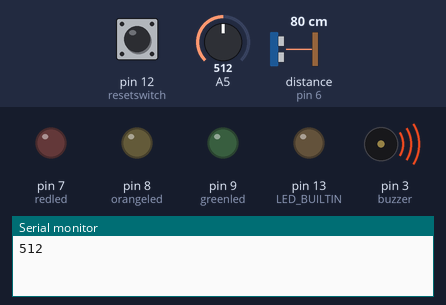
Bench run of a sketch on a simulated Arduino Uno, built with avr-gcc and run on an emulated ATmega328P. On the bench: output pins drawn as LEDs (lit = HIGH), buzzer (waves = sounding), the last lines printed to the serial monitor. Wiring (inferred from the names in the program): ultrasonic range finder: trigger pin 5; echo pin 6. Inputs (shaded band) come from the test bench; at power-on: A5 = 512, distance to the obstacle (sensor on pin 6) 80 cm, pin 12 (resetswitch) LOW. The echo pulse lasts 58.3 µs per cm; WiFi joins after 1.5 s; servers stay silent unless stated; pins used as bus, display or sensor lines are not drawn.

Above: at 3.0 s.
3.1 s: A5 set to 415
17.1 s: A5 set to 391
At 27.9 s:
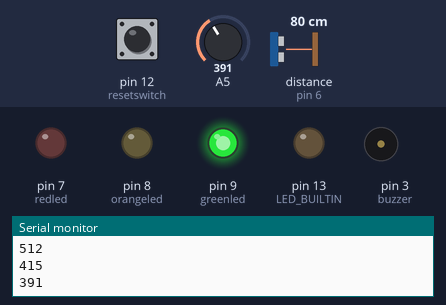
28.5 s: distance to the obstacle (sensor on pin 6) set to 27 cm
38.6 s: distance to the obstacle (sensor on pin 6) set to 23 cm
At 49.0 s:
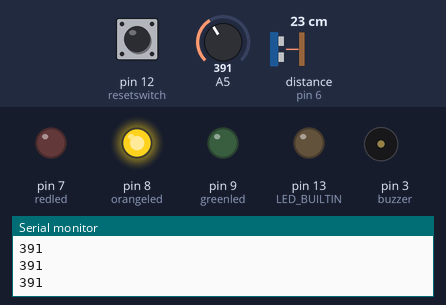
49.3 s: A5 set to 410
At 59.1 s:
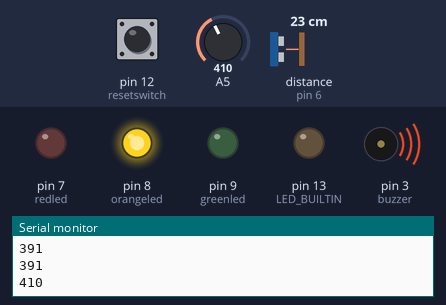
61.7 s: distance to the obstacle (sensor on pin 6) set to 13 cm
73.8 s: distance to the obstacle (sensor on pin 6) set to 10 cm
At 86.3 s:
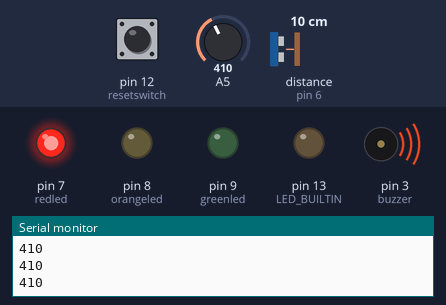
Timing chart, 0 to 87.5 s (numbered marks = the images above; inputs shaded):
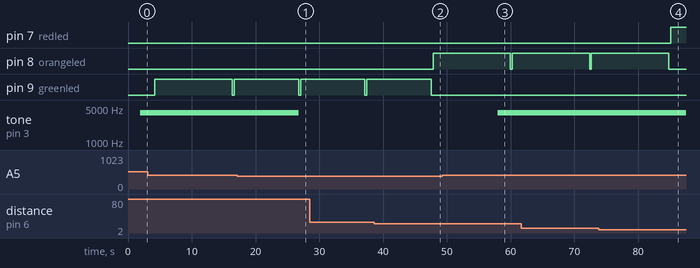

The sketch:

Project.ino
```cpp
#define BLYNK_PRINT Serial
#define ESP8266_BAUD 9600
#include <ESP8266_Lib.h>
#include <BlynkSimpleShieldEsp8266.h>
#include <SoftwareSerial.h>

#include <SimpleTimer.h>
#include "BatteryMonitoring.h"
#include "ultrasonic.h"
#include "fireDetection.h"


// Wifi set up
char auth[] = "RSx1KIq8WZ-0qZdtU9JJ8uN4_aDP8alD";

// Your WiFi credentials.
// Set password to "" for open networks.
char ssid[] = "Redmi";
char pass[] = "12345678";

//esp8266 set up
SoftwareSerial EspSerial(2, 4); // RX, TX
ESP8266 wifi(&EspSerial);
WidgetLED green(V1);
WidgetLED orange(V2);
WidgetLED red(V3);
WidgetLED fireled(V4);

char displaybat = V5;
char displaytrash = V11;
char resettime = V9;

char lengthbin = V12;
long previoustime = 2000;
long defaulttime = 2000;
long currTime = 2000;

// There must be one global SimpleTimer object.
SimpleTimer timer;
int timerid;
const int pingPin = 5; // Trigger Pin of Ultrasonic Sensor
const int echoPin = 6; // Echo Pin of Ultrasonic Sensor

const int redled = 7; // Led
const int orangeled = 8;

const int greenled = 9;
const int buzzer = 3;
const int resetswitch = 12;
const int transwitch = 10;


int buttonState = 0;
//2,4 for rx,tx
//output for gate

// Analog in
const int CarbonPin = 5;
const int BatteryPin = 4;
const int temp = 3;

int hour = 0;
long total = 100;
int sensorValue;

void repeatHour(){
  float percentage = 0;
  digitalWrite(redled,LOW);
  digitalWrite(orangeled,LOW);
  digitalWrite(greenled,LOW);
  green.off();
  orange.off();
  red.off();

  long x = measureDistance(pingPin, echoPin);
  percentage = (float)x/total*100;
  percentage = 100 - percentage;

  // Map percentages
  if(percentage >= 80){
    digitalWrite(redled,HIGH);
    red.on();
    delay(10000);
  }else if( 50 < percentage && percentage < 80){
    digitalWrite(orangeled,HIGH);
    orange.on();
    delay(10000);
  }else if (percentage <= 50){
    digitalWrite(greenled,HIGH);
    green.on();
    delay(10000);
  }

  if(percentage < 0) percentage = 0;
  Blynk.virtualWrite(displaytrash,percentage);
  hour++;

  // If counter hits 24 it gets battery reading daily
  if(hour == 24){
    hour = 0;
    digitalWrite(transwitch ,HIGH);
    delay(2000);
    long level = batteryMonitoring(BatteryPin);

    digitalWrite(transwitch,LOW);
    delay(1000);
    Blynk.virtualWrite(displaybat,level);
  }

}


void setup() {
    Serial.begin(9600); // Starting Serial Terminal
    pinMode(redled,OUTPUT);
    pinMode(orangeled,OUTPUT);
    pinMode(greenled,OUTPUT);
    pinMode(resetswitch, INPUT);
    pinMode(transwitch, INPUT);
    pinMode(buzzer,OUTPUT);
    pinMode(LED_BUILTIN, OUTPUT);
    timerid = timer.setInterval(defaulttime, repeatHour);
    wifi_setup();
    Blynk.virtualWrite(lengthbin,100);


}

void wifi_setup(){
    EspSerial.begin(ESP8266_BAUD);
    Blynk.begin(auth, wifi, ssid, pass);
    Blynk.run();
}

// looping
void loop(){
    Blynk.run();
    timer.run();

    if (fireDetection(CarbonPin)){
      tone(buzzer,4000);
      fireled.on();
      delay(2000);
    }else{
      noTone(buzzer);
      fireled.off();
    }


    // Calibration bin level code
    if(currTime != previoustime){
        timer.deleteTimer(timerid);
        timerid = timer.setInterval(currTime,repeatHour);
        previoustime = currTime;
    }

    buttonState = digitalRead(resetswitch);
    if ( buttonState == HIGH){
      delay(1);
      tone(buzzer, 1000);
      total =  measureDistance(pingPin, echoPin);
      Blynk.virtualWrite(lengthbin,total);
      noTone(buzzer);
    }
}


BLYNK_WRITE(V9)
{
    currTime = (param.asInt());
    currTime = currTime*defaulttime;

}
```

BatteryMonitoring.h
```cpp
  long batteryMonitoring(int pin){

    float batterycent = 0;
    // read analog input pin 0
    float batterylevel = analogRead(pin);

    float batterylevel1 = batterylevel/1024*5;
    batterylevel = batterylevel1*3; // converts to origina

    if(batterylevel >= 9){
        batterycent = 95;
    }else if ( 9 >= batterylevel && batterylevel >= 7.2){
        batterycent = batterylevel/9*100;

    } else if (7 <= batterylevel && batterylevel <= 7.4){
       batterycent = 50;

    }else if (5.4 <= batterylevel && batterylevel <= 7){
       batterycent = 40;
    }else{
      batterycent = 0;
    }

    // Note volatge is divider by 3
    // map values

    delay(100);
    return batterycent;
  }
```

fireDetection.h
```cpp
  boolean fireDetection(int pin){
    int sensorValue = analogRead(pin);
    // read analog input pin 0
    delay(100);
    Serial.println(sensorValue, DEC);
    if (sensorValue > 400){
      return true;
    }else{
      return false;
    }
  }
```

ultrasonic.h
```cpp
long microsecondsToCentimeters(long microseconds) {
   return microseconds *340/20000*2;

}

long measureDistance(int pingPin, int echoPin){
   long duration,cm, percentage;
   long length = 0;

   pinMode(pingPin, OUTPUT);
   pinMode(echoPin, INPUT);
   for(int i = 0; i < 3; i++){
     digitalWrite(pingPin, LOW);
     delayMicroseconds(2);
     digitalWrite(pingPin, HIGH);
     delayMicroseconds(10);
     digitalWrite(pingPin, LOW);
     duration =pulseIn(echoPin, HIGH);
     length = length + microsecondsToCentimeters(duration);
     delay(100);
   }


   return length/3;
}
```

Measured:
- the behaviour switches between 401 and 400 on A5 (found by bisection; images 0 and 1)
- the behaviour switches between 26 and 25 cm on distance to the obstacle (sensor on pin 6) (found by bisection; images 1 and 2)
- the behaviour switches between 12 and 11 cm on distance to the obstacle (sensor on pin 6) (found by bisection; images 3 and 4)
- after the input at 17.1 s, pin 9 (greenled): HIGH → LOW after 9.6 s, → HIGH 0.32 s later; tone on pin 3 (buzzer): 4000 Hz → silent after 9.6 s
- after the input at 38.6 s, pin 8 (orangeled): LOW → HIGH after 9.3 s; pin 9 (greenled): goes on until 47.6 s, then stays LOW
- after the input at 49.3 s, tone on pin 3 (buzzer): silent → 4000 Hz after 8.7 s
- after the input at 73.8 s, pin 7 (redled): LOW → HIGH after 11.3 s; pin 8 (orangeled): goes on until 84.8 s, then stays LOW
